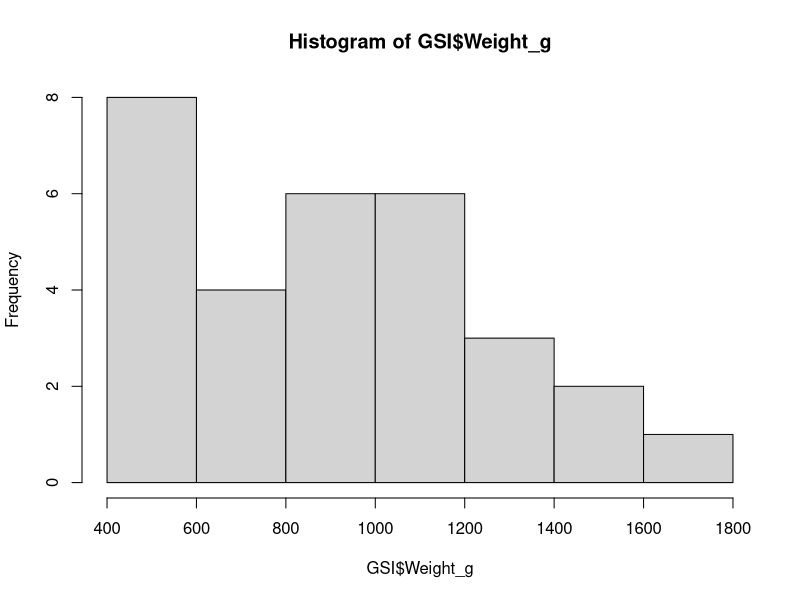
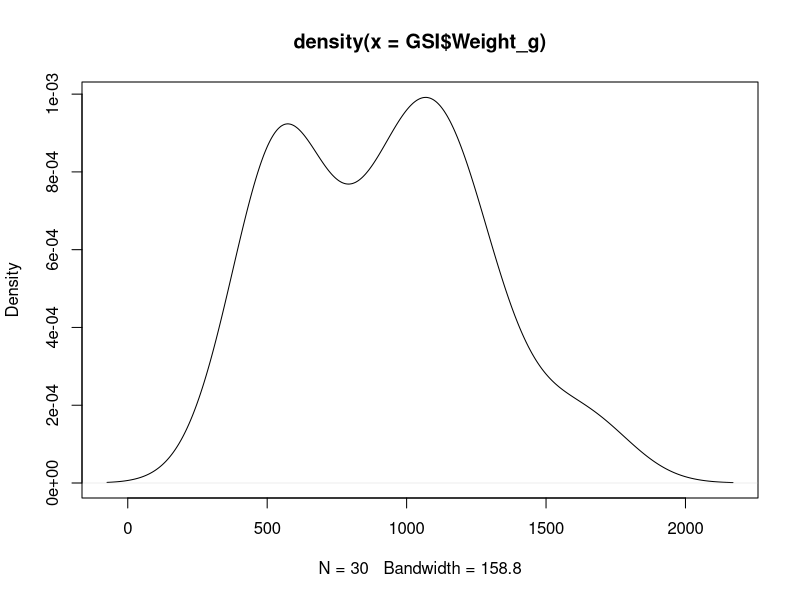
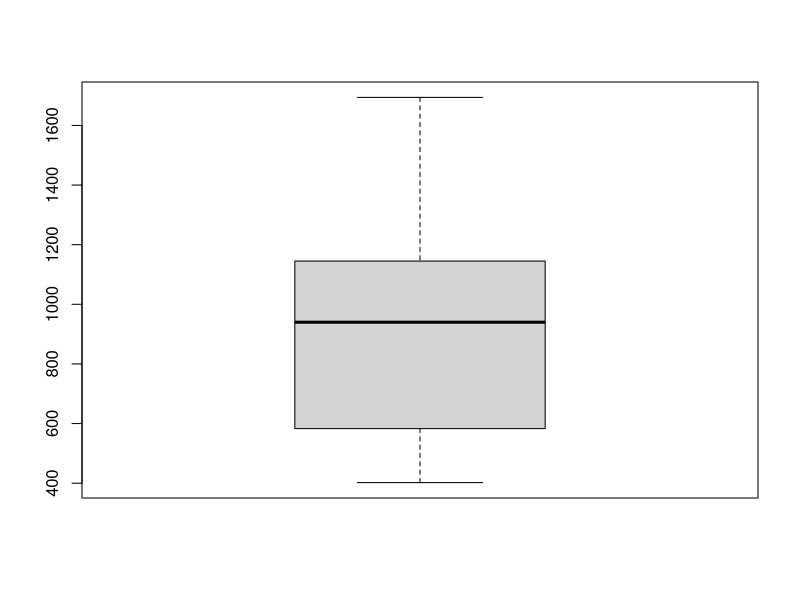
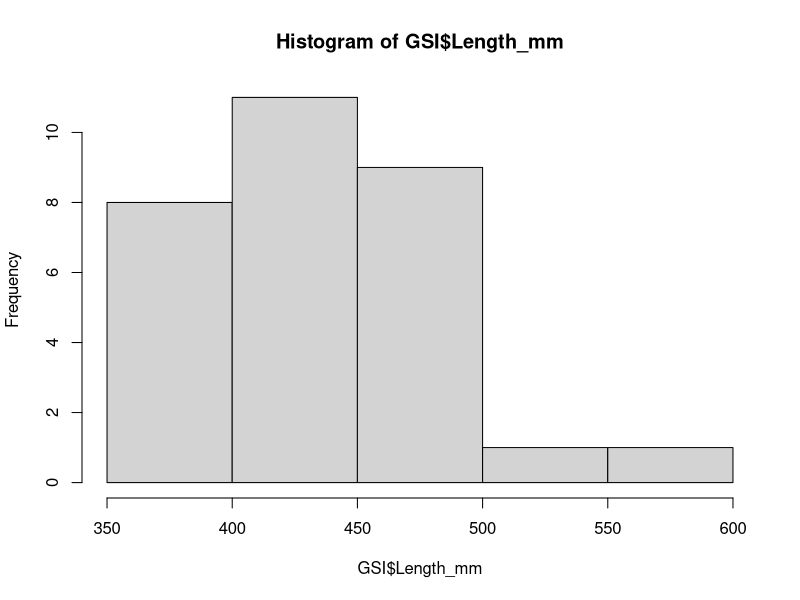
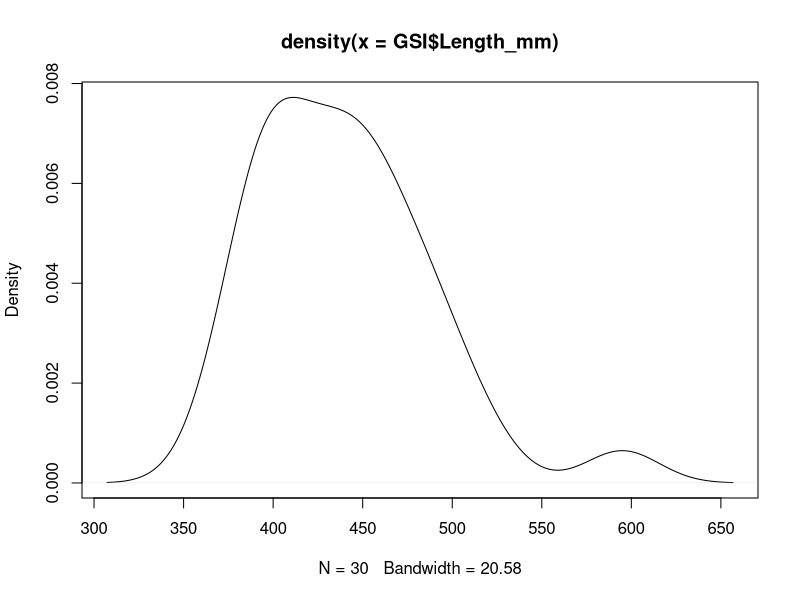
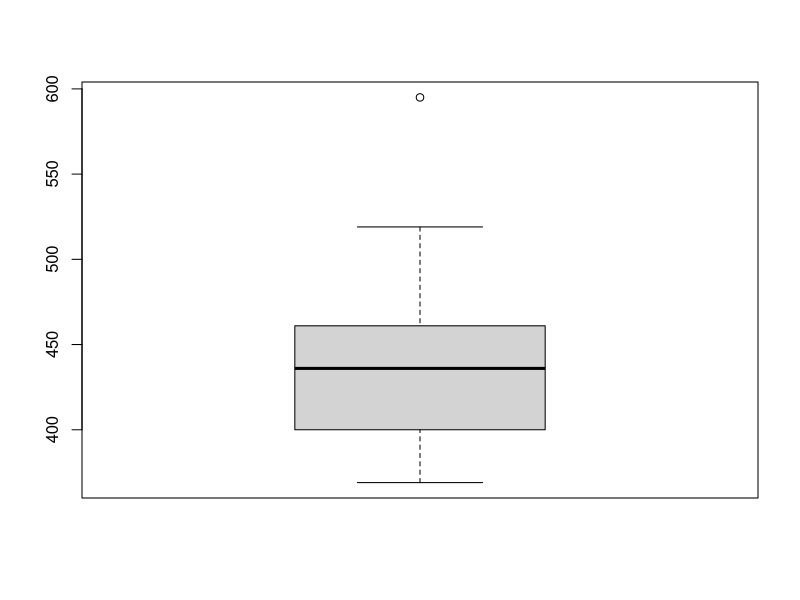
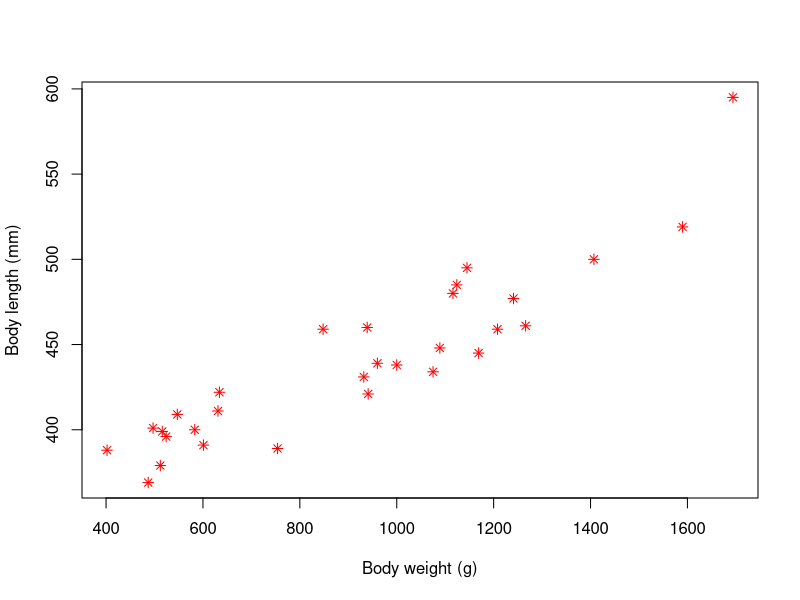
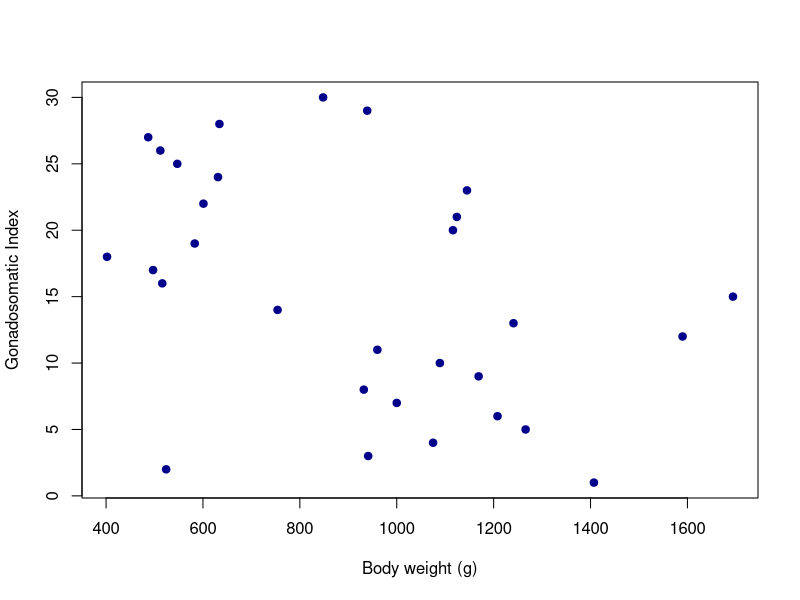

These figures' R source, in order:
## ---- chunk 1
R.version.string
## ---- chunk 2
knitr::opts_chunk$set(echo = TRUE)
library(psych)
library(readxl)
library(stats)
library(graphics)
## ---- chunk 3

GSI <- read_excel("GSI_DATASET.xlsx")
summary(GSI)
str(GSI)

## ---- chunk 4
# GSI$Fish_ID <- as.factor(GSI$Fish_ID)
## ---- chunk 5
GSI$Fish_ID <- as.factor(GSI$Fish_ID)
GSI$Sex <- as.factor(GSI$Sex)
GSI$Ploidy <- as.factor(GSI$Ploidy)
GSI$Gonad_weight_g <- as.numeric(GSI$Fish_ID)
GSI$GSI <- as.numeric(GSI$Fish_ID)

## ---- chunk 6
summary(GSI)
str(GSI)
## ---- chunk 7
hist(GSI$Weight_g)
plot(density(GSI$Weight_g))
boxplot(GSI$Weight_g)

hist(GSI$Length_mm)
plot(density(GSI$Length_mm))
boxplot(GSI$Length_mm)

## ---- chunk 8

plot(x=GSI$Weight_g , y=GSI$Length_mm , col="red", pch=8,  xlab = "Body weight (g)", ylab = "Body length (mm)")

cor(x=GSI$Weight_g, y=GSI$Length_mm)
## ---- chunk 9

plot(x=GSI$Weight_g, y=GSI$GSI, col="blue4", pch=19,  xlab = "Body weight (g)", ylab = "Gonadosomatic Index")

cor(x=GSI$Weight_g, y=GSI$GSI)

## ---- chunk 10
# Gráfica de correlación de variables continuas
pairs.panels(GSI[,4:7], method = "pearson", hist.col = "red",  density = TRUE)
## ---- chunk 11

boxplot(GSI$Weight_g ~ GSI$Ploidy, col=c(2,3), xlab = "Ploidy", ylab = "Body weight (g)")


## ---- chunk 12

interaction.plot(GSI$Ploidy, GSI$Sex, GSI$GSI, ylab = "Indice gonadosomarito (GSI)", col = c(1,2), pch = c(8, 16), type = "b", trace.label = "SEXO", xlab = "") 

## ---- chunk 13

plot.design(GSI$Weight_g ~ GSI$Ploidy * GSI$Sex, mean, ylab = "Indice gonadosomarito (GSI)", col = c(4), xlab="", xaxt="n")
axis(1, 1:2, c("Ploidia", "Sexo"))

